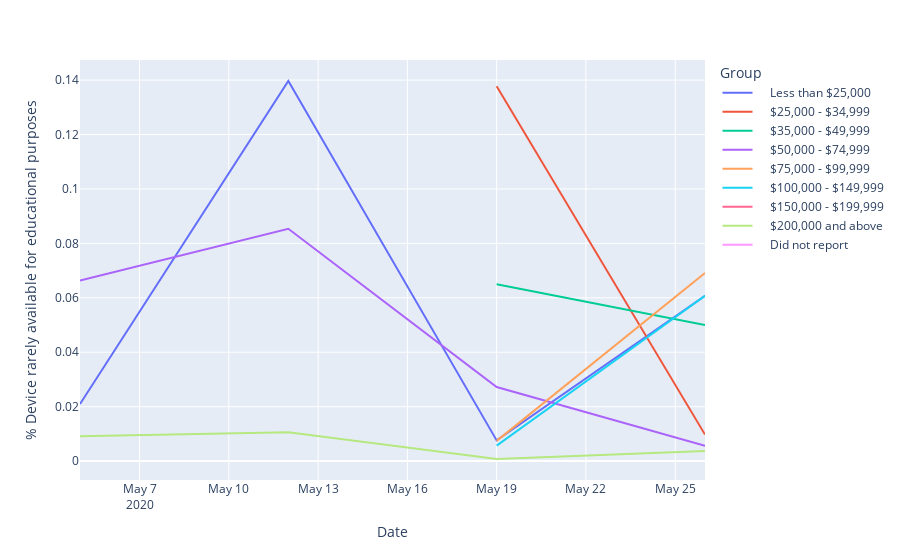

The code cell stored with this chart in its notebook:
### Code cell
income_df["% Device rarely available for educational purposes"] = income_df["Device rarely available for educational purposes"]/income_df["Total"]

fig = px.line(income_df, x = "Date", y = "% Device rarely available for educational purposes", color = "Group")
fig.show()

### Figure 1 — Plotly figure (JSON) as saved in the notebook; plotly's stock layout.template omitted (floating-point values rounded to 4 significant figures)
{"data": [{"hovertemplate": "Group=    Less than $25,000<br>Date=%{x}<br>% Device rarely available for educational purposes=%{y}<extra></extra>", "legendgroup": "    Less than $25,000", "line": {"color": "#636efa", "dash": "solid"}, "mode": "lines", "name": "    Less than $25,000", "orientation": "v", "showlegend": true, "type": "scatter", "x": ["2020-05-05", "2020-05-12", "2020-05-19", "2020-05-26"], "xaxis": "x", "y": [0.02099, 0.1397, 0.007613, 0.06076], "yaxis": "y"}, {"hovertemplate": "Group=    $25,000 - $34,999<br>Date=%{x}<br>% Device rarely available for educational purposes=%{y}<extra></extra>", "legendgroup": "    $25,000 - $34,999", "line": {"color": "#EF553B", "dash": "solid"}, "mode": "lines", "name": "    $25,000 - $34,999", "orientation": "v", "showlegend": true, "type": "scatter", "x": ["2020-05-05", "2020-05-12", "2020-05-19", "2020-05-26"], "xaxis": "x", "y": [0.04933, null, 0.1377, 0.009745], "yaxis": "y"}, {"hovertemplate": "Group=    $35,000 - $49,999<br>Date=%{x}<br>% Device rarely available for educational purposes=%{y}<extra></extra>", "legendgroup": "    $35,000 - $49,999", "line": {"color": "#00cc96", "dash": "solid"}, "mode": "lines", "name": "    $35,000 - $49,999", "orientation": "v", "showlegend": true, "type": "scatter", "x": ["2020-05-05", "2020-05-12", "2020-05-19", "2020-05-26"], "xaxis": "x", "y": [0.03707, null, 0.065, 0.05], "yaxis": "y"}, {"hovertemplate": "Group=    $50,000 - $74,999<br>Date=%{x}<br>% Device rarely available for educational purposes=%{y}<extra></extra>", "legendgroup": "    $50,000 - $74,999", "line": {"color": "#ab63fa", "dash": "solid"}, "mode": "lines", "name": "    $50,000 - $74,999", "orientation": "v", "showlegend": true, "type": "scatter", "x": ["2020-05-05", "2020-05-12", "2020-05-19", "2020-05-26"], "xaxis": "x", "y": [0.06632, 0.08536, 0.02723, 0.005582], "yaxis": "y"}, {"hovertemplate": "Group=    $75,000 - $99,999<br>Date=%{x}<br>% Device rarely available for educational purposes=%{y}<extra></extra>", "legendgroup": "    $75,000 - $99,999", "line": {"color": "#FFA15A", "dash": "solid"}, "mode": "lines", "name": "    $75,000 - $99,999", "orientation": "v", "showlegend": true, "type": "scatter", "x": ["2020-05-05", "2020-05-12", "2020-05-19", "2020-05-26"], "xaxis": "x", "y": [0.05178, null, 0.007437, 0.06912], "yaxis": "y"}, {"hovertemplate": "Group=    $100,000 - $149,999<br>Date=%{x}<br>% Device rarely available for educational purposes=%{y}<extra></extra>", "legendgroup": "    $100,000 - $149,999", "line": {"color": "#19d3f3", "dash": "solid"}, "mode": "lines", "name": "    $100,000 - $149,999", "orientation": "v", "showlegend": true, "type": "scatter", "x": ["2020-05-05", "2020-05-12", "2020-05-19", "2020-05-26"], "xaxis": "x", "y": [null, null, 0.005674, 0.06076], "yaxis": "y"}, {"hovertemplate": "Group=    $150,000 - $199,999<br>Date=%{x}<br>% Device rarely available for educational purposes=%{y}<extra></extra>", "legendgroup": "    $150,000 - $199,999", "line": {"color": "#FF6692", "dash": "solid"}, "mode": "lines", "name": "    $150,000 - $199,999", "orientation": "v", "showlegend": true, "type": "scatter", "x": ["2020-05-05", "2020-05-12", "2020-05-19", "2020-05-26"], "xaxis": "x", "y": [null, null, null, null], "yaxis": "y"}, {"hovertemplate": "Group=    $200,000 and above<br>Date=%{x}<br>% Device rarely available for educational purposes=%{y}<extra></extra>", "legendgroup": "    $200,000 and above", "line": {"color": "#B6E880", "dash": "solid"}, "mode": "lines", "name": "    $200,000 and above", "orientation": "v", "showlegend": true, "type": "scatter", "x": ["2020-05-05", "2020-05-12", "2020-05-19", "2020-05-26"], "xaxis": "x", "y": [0.009134, 0.01063, 0.0007721, 0.003743], "yaxis": "y"}, {"hovertemplate": "Group=    Did not report<br>Date=%{x}<br>% Device rarely available for educational purposes=%{y}<extra></extra>", "legendgroup": "    Did not report", "line": {"color": "#FF97FF", "dash": "solid"}, "mode": "lines", "name": "    Did not report", "orientation": "v", "showlegend": true, "type": "scatter", "x": ["2020-05-05", "2020-05-12", "2020-05-19", "2020-05-26"], "xaxis": "x", "y": [0.06657, null, 0.02385, null], "yaxis": "y"}], "layout": {"autosize": true, "legend": {"title": {"text": "Group"}, "tracegroupgap": 0}, "margin": {"t": 60}, "xaxis": {"anchor": "y", "autorange": true, "domain": [0, 1], "range": ["2020-05-05", "2020-05-26"], "title": {"text": "Date"}, "type": "date"}, "yaxis": {"anchor": "x", "autorange": true, "domain": [0, 1], "range": [-0.006944, 0.1474], "title": {"text": "% Device rarely available for educational purposes"}, "type": "linear"}}}
